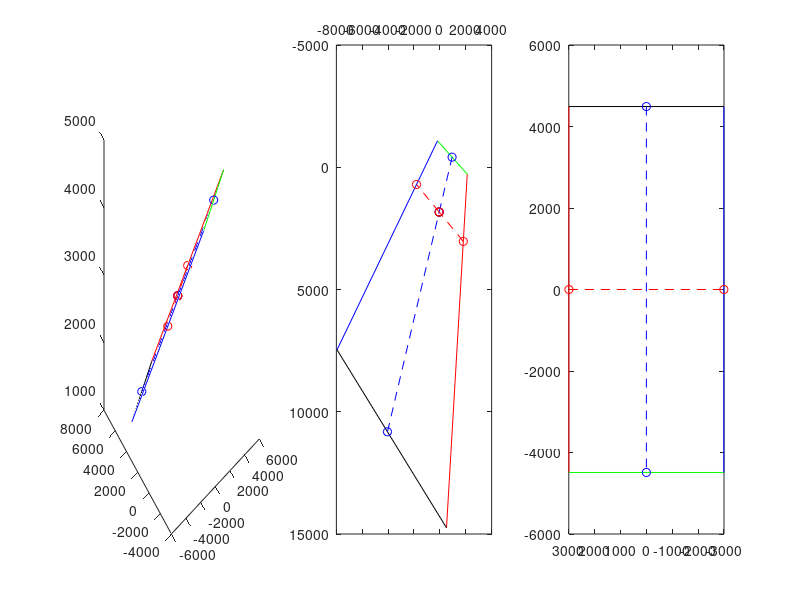

Recreate this plot in MATLAB.
tP = [-1000; -1200; 3500];

theta = [20 190 -60];
theta = deg2rad(theta);
%theta = [58.5190    3.2672 -160.5783];
rotX = [1 0 0; 0 cos(theta(1)) -sin(theta(1)); 0 sin(theta(1)) cos(theta(1))];
rotY = [cos(theta(2)) 0 sin(theta(2)); 0 1 0; -sin(theta(2)) 0 cos(theta(2))];
rotZ = [cos(theta(3)) -sin(theta(3)) 0; sin(theta(3)) cos(theta(3)) 0; 0 0 1];
rotMP = rotZ * rotY * rotX;

rotM = rotMP';
t = (0 - tP);
t = rotM * t;

focal = 2000;
principalPoint = [0; 0];

%fieldPoints = [4490,-4490,-4490,4490,4490,-4490,0,0; 2995,2995,-2995,-2995,0,0,2995,-2995; 0,0,0,0,0,0,0,0];
fieldPoints = [4490,-4490,-4490,4490,4490,-4490,0,0,4490,0; 2995,2995,-2995,-2995,0,0,2995,-2995,0,0; 0,0,0,0,0,0,0,0,0,0];
nPoints = size(fieldPoints);
nPoints = nPoints(2);

t = repmat(t, 1, nPoints);
imagePoints = rotM * fieldPoints;
imagePoints = imagePoints + t;
cameraPoints = imagePoints;

figure;
axis image
x = [cameraPoints(1,1),cameraPoints(1,2),cameraPoints(1,3),cameraPoints(1,4),cameraPoints(1,5),cameraPoints(1,10),cameraPoints(1,7),cameraPoints(1,10);
     cameraPoints(1,2),cameraPoints(1,3),cameraPoints(1,4),cameraPoints(1,1),cameraPoints(1,10),cameraPoints(1,6),cameraPoints(1,10),cameraPoints(1,8)];
y = [cameraPoints(2,1),cameraPoints(2,2),cameraPoints(2,3),cameraPoints(2,4),cameraPoints(2,5),cameraPoints(2,10),cameraPoints(2,7),cameraPoints(2,10);
     cameraPoints(2,2),cameraPoints(2,3),cameraPoints(2,4),cameraPoints(2,1),cameraPoints(2,10),cameraPoints(2,6),cameraPoints(2,10),cameraPoints(2,8)];
z = [cameraPoints(3,1),cameraPoints(3,2),cameraPoints(3,3),cameraPoints(3,4),cameraPoints(3,5),cameraPoints(3,10),cameraPoints(3,7),cameraPoints(3,10);
     cameraPoints(3,2),cameraPoints(3,3),cameraPoints(3,4),cameraPoints(3,1),cameraPoints(3,10),cameraPoints(3,6),cameraPoints(3,10),cameraPoints(3,8)];
subplot(1,3,1);
plot3(x(:,1),y(:,1),z(:,1),'r', x(:,2),y(:,2),z(:,2),'g', x(:,3),y(:,3),z(:,3),'b',x(:,4),y(:,4),z(:,4),'k', x(:,5),y(:,5), z(:,5),'b--o', x(:,6),y(:,6), z(:,6),'b--o', x(:,7),y(:,7), z(:,7),'r--o', x(:,8),y(:,8), z(:,8),'r--o');

zMatrix = zeros(nPoints, nPoints);
for index=1:nPoints
    zMatrix(index,index) = imagePoints(3,index);
end
imagePoints = [focal 0;0 focal] * imagePoints(1:2,:) + repmat(principalPoint,1,nPoints) * zMatrix;
 for index=1:nPoints
    imagePoints(:,index) =  imagePoints(:,index) / zMatrix(index,index);
 end
subplot(1,3,2);

x = [imagePoints(1,1),imagePoints(1,2),imagePoints(1,3),imagePoints(1,4),imagePoints(1,5),imagePoints(1,10),imagePoints(1,7), imagePoints(1,10);
     imagePoints(1,2),imagePoints(1,3),imagePoints(1,4),imagePoints(1,1),imagePoints(1,10),imagePoints(1,6),imagePoints(1,10), imagePoints(1,8)];
y = [imagePoints(2,1),imagePoints(2,2),imagePoints(2,3),imagePoints(2,4),imagePoints(2,5),imagePoints(2,10),imagePoints(2,7), imagePoints(2,10);
     imagePoints(2,2),imagePoints(2,3),imagePoints(2,4),imagePoints(2,1),imagePoints(2,10),imagePoints(2,6),imagePoints(2,10), imagePoints(2,8)];
plot(x(:,1),y(:,1),'r', x(:,2),y(:,2),'g', x(:,3),y(:,3),'b',x(:,4),y(:,4),'k', x(:,5),y(:,5),'b--o', x(:,6),y(:,6),'b--o', x(:,7),y(:,7),'r--o', x(:,8),y(:,8),'r--o');
set(gca,'XAxisLocation','top','YAxisLocation','left','ydir','reverse');

y = [4490,-4490,-4490,4490,4490,0;-4490,-4490,4490,4490,-4490,0];
x = [2995,2995,-2995,-2995,0,2995;2995,-2995,-2995,2995,0,-2995];
subplot(1,3,3);
plot(x(:,1),y(:,1),'r', x(:,2),y(:,2),'g', x(:,3),y(:,3),'b',x(:,4),y(:,4),'k', x(:,5),y(:,5), 'b--o', x(:,6),y(:,6), 'r--o')
set(gca,'xdir', 'reverse');
